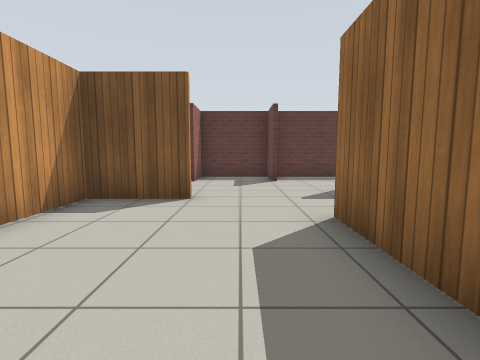
view 1 (above)

17 first-person views from a walk through a Gazebo world. The camera is 0.94 m above the floor, tilts 6° down and sees 85° across. The floor is counted in squares, 1 m on a side. Each view is taken from the middle of a square. On the plan, view 1 faces up. The plan holds only what a view shows up to about 11 squares ahead; the rest is blank. Simple patterns stand in for the simulator's built-in surfaces.

view 2
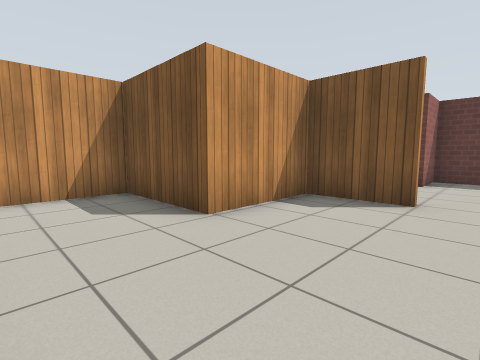

view 3
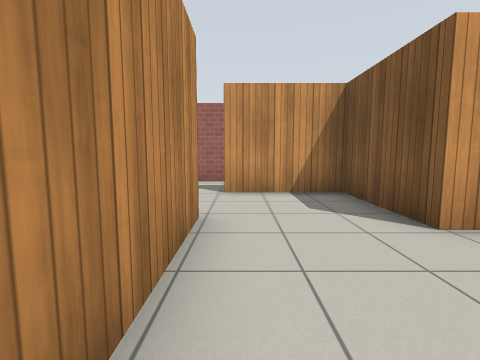

view 4
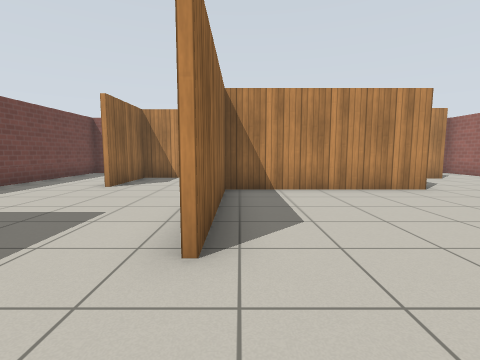

view 5
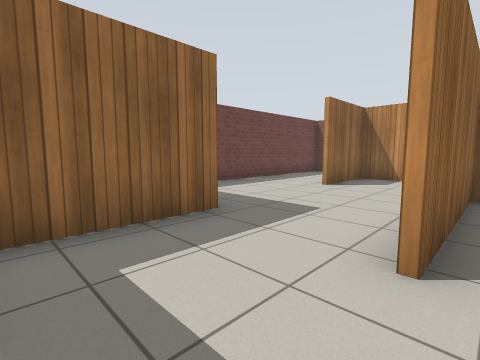

view 6
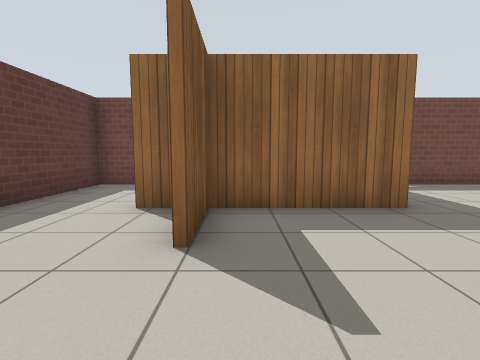

view 7
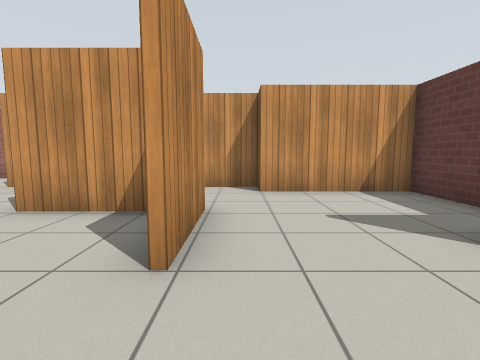

view 8
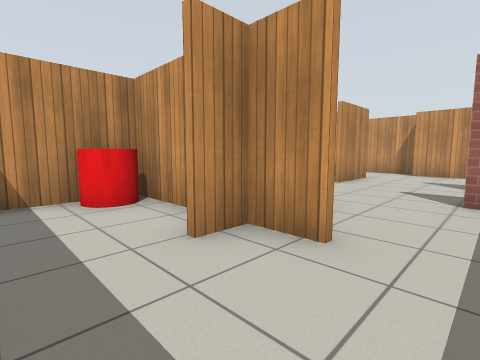

view 9
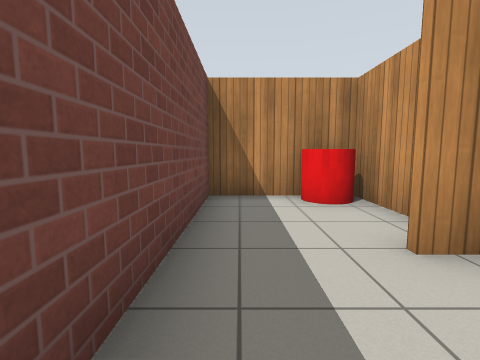

view 10
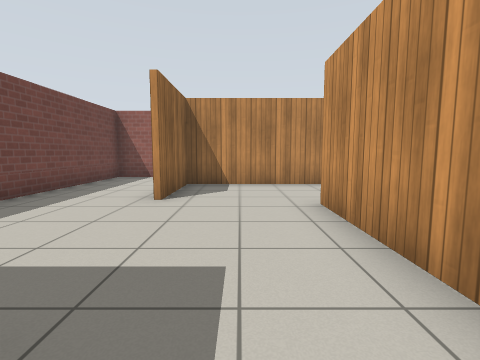

view 11
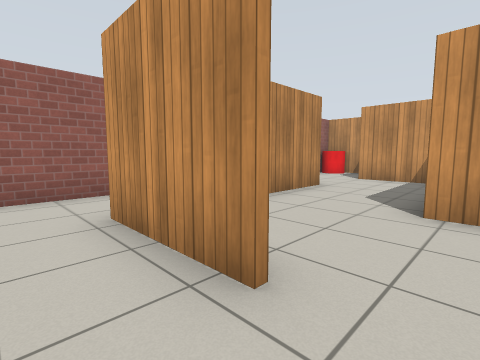

view 12
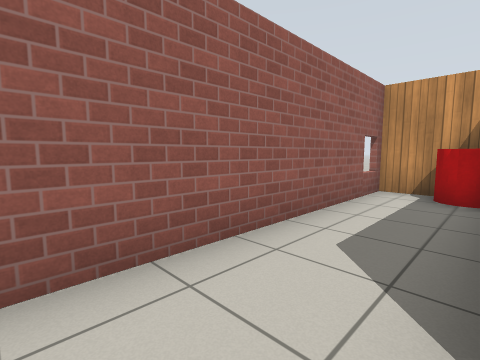

view 13
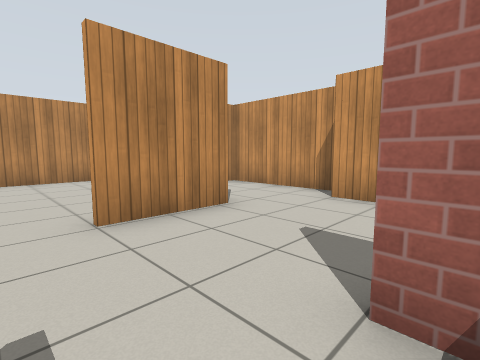

view 14
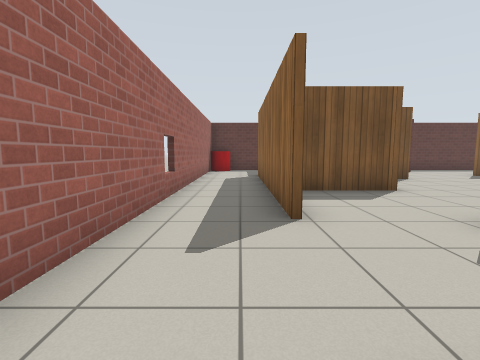

view 15
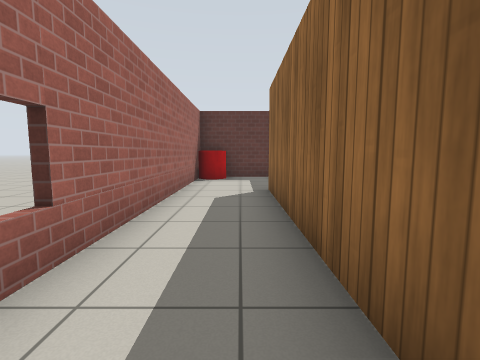

view 16
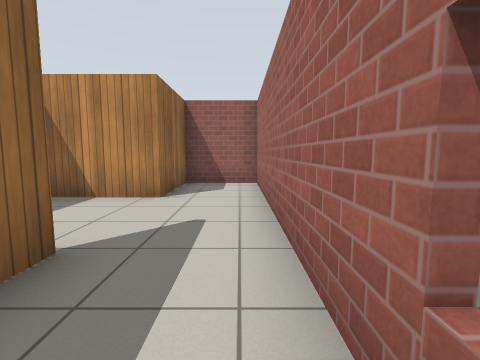

view 17
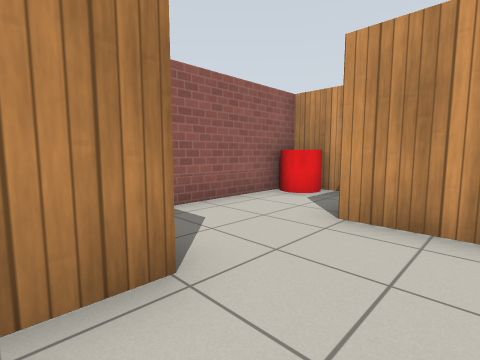

### Floor plan
Points are (right, up) in squares from view 1. A wall is a line through its corners. A room is listed if a view was taken in it or the views show most of it. See-through windows are left out.
Room 1 (views 1, 2, 3)
walls: (-3.7, -0.6) (1.4, -0.6) (1.4, 3.9); (-1, 5.3) (-3.1, 5.3) (-3.1, 2.4) (-6.1, 2.4); (-6.1, 2.1) (-6.1, -0.4)
ways out: opening at (0, 4) to room 2; opening at (-5, -1) to room 4
Room 2 (views 4, 5, 6, 7, 8, 9, 10, 13)
walls: (1.1, 8.6) (1.1, 10.1) (-1.5, 10.1) (-1.5, 8.5); (4.5, 6.7) (5.4, 6.7); (4.5, 7.9) (4.5, 6.5) (2.5, 6.5); (4.5, 5.2) (4.5, 3.3) (7.7, 3.3) (7.7, 10.1) (1.4, 10.1); (-3.4, 5.4) (-1, 5.4); (4.4, 3.1) (4.4, 7.9); (-3.4, 10.1) (-5.3, 10.1) (-5.3, 6.5) (-6.1, 6.5) (-6.1, 2.1)
ways out: opening at (0, 4) to room 1; opening at (2.5, 4) to room 3
objects: red cylinder (5, 4) to (6, 4)
Room 3 (views 11, 12)
walls: (4.7, -1.1) (4.7, -4); (1.4, -3.7) (4.6, -3.7) (4.6, -1.1); (1.5, 2.5) (1.5, -0.8); (-0.9, -4.2) (-0.9, -6.1); (-1, -6.1) (7.7, -6.1) (7.7, 1.1)
ways out: opening at (2.5, 4) to room 2; opening at (1, -2.5) to room 5
objects: red cylinder (0, -5) to (0, -4)
Room 4 (views 14, 15, 16)
walls: (-6.3, -0.4) (-6.3, 6.6); (-6.3, -6.1) (-6.3, -3.4) (-4, -3.4); (-5.9, 10.1) (-8.5, 10.1) (-8.5, -6.1) (-6, -6.1)
ways out: opening at (-5, -1) to room 1
objects: red cylinder (-8, 9) to (-8, 10)
Room 5 (view 17)
walls: (-1.1, -3.7) (1.4, -3.7)
ways out: opening at (1, -2.5) to room 3; opening at (-1, -2.5) to room 7
Room 6 (no view inside)
walls: (-6.1, -4.8) (-6.1, -6.1); (-6, -6.1) (-1, -6.1)
ways out: opening at (-2.5, -4) to room 7
Room 7 (no view inside)
walls: (-3.6, -1.5) (-3.6, -3.6)
ways out: opening at (-1, -2.5) to room 5; opening at (-2.5, -4) to room 6

Positions as (right, up) in squares from view 1, and headings:
1: (0, 0), facing up
2: (0, 0), facing up-left
3: (0, 0), facing left
4: (1, 6), facing down
5: (1, 6), facing down-right
6: (0, 6), facing right
7: (1, 6), facing left
8: (7, 9), facing down-left
9: (7, 9), facing down
10: (3, 4), facing down
11: (6, 0), facing down-left
12: (6, -4), facing down-left
13: (0, 9), facing down-left
14: (-7, -4), facing up
15: (-7, 0), facing up
16: (-8, 2), facing down
17: (0, -2), facing down-left
